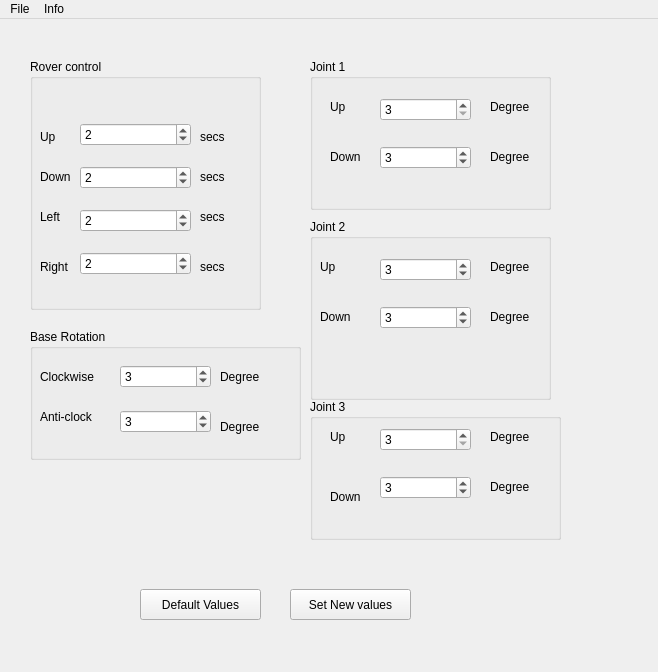
<?xml version="1.0" encoding="UTF-8"?>
<ui version="4.0">
 <class>AdvanceSettings</class>
 <widget class="QMainWindow" name="AdvanceSettings">
  <property name="geometry">
   <rect>
    <x>0</x>
    <y>0</y>
    <width>658</width>
    <height>672</height>
   </rect>
  </property>
  <property name="windowTitle">
   <string>Advanced Settings</string>
  </property>
  <widget class="QWidget" name="centralwidget">
   <widget class="QPushButton" name="set_button">
    <property name="geometry">
     <rect>
      <x>290</x>
      <y>570</y>
      <width>121</width>
      <height>31</height>
     </rect>
    </property>
    <property name="text">
     <string>Set New values</string>
    </property>
   </widget>
   <widget class="QPushButton" name="def_button">
    <property name="geometry">
     <rect>
      <x>140</x>
      <y>570</y>
      <width>121</width>
      <height>31</height>
     </rect>
    </property>
    <property name="text">
     <string>Default Values</string>
    </property>
   </widget>
   <widget class="QGroupBox" name="groupBox">
    <property name="geometry">
     <rect>
      <x>30</x>
      <y>40</y>
      <width>231</width>
      <height>251</height>
     </rect>
    </property>
    <property name="title">
     <string>Rover control </string>
    </property>
    <widget class="QWidget" name="verticalLayoutWidget">
     <property name="geometry">
      <rect>
       <x>50</x>
       <y>50</y>
       <width>111</width>
       <height>181</height>
      </rect>
     </property>
     <layout class="QVBoxLayout" name="verticalLayout">
      <item>
       <widget class="QSpinBox" name="rover_up">
        <property name="maximum">
         <number>60</number>
        </property>
        <property name="value">
         <number>2</number>
        </property>
       </widget>
      </item>
      <item>
       <widget class="QSpinBox" name="rover_down">
        <property name="value">
         <number>2</number>
        </property>
       </widget>
      </item>
      <item>
       <widget class="QSpinBox" name="rover_left">
        <property name="value">
         <number>2</number>
        </property>
       </widget>
      </item>
      <item>
       <widget class="QSpinBox" name="rover_right">
        <property name="maximum">
         <number>60</number>
        </property>
        <property name="value">
         <number>2</number>
        </property>
       </widget>
      </item>
     </layout>
    </widget>
    <widget class="QLabel" name="label">
     <property name="geometry">
      <rect>
       <x>10</x>
       <y>70</y>
       <width>53</width>
       <height>16</height>
      </rect>
     </property>
     <property name="text">
      <string>Up</string>
     </property>
    </widget>
    <widget class="QLabel" name="label_2">
     <property name="geometry">
      <rect>
       <x>10</x>
       <y>110</y>
       <width>53</width>
       <height>16</height>
      </rect>
     </property>
     <property name="text">
      <string>Down</string>
     </property>
    </widget>
    <widget class="QLabel" name="label_3">
     <property name="geometry">
      <rect>
       <x>10</x>
       <y>150</y>
       <width>53</width>
       <height>16</height>
      </rect>
     </property>
     <property name="text">
      <string>Left</string>
     </property>
    </widget>
    <widget class="QLabel" name="label_4">
     <property name="geometry">
      <rect>
       <x>10</x>
       <y>200</y>
       <width>53</width>
       <height>16</height>
      </rect>
     </property>
     <property name="text">
      <string>Right</string>
     </property>
    </widget>
    <widget class="QLabel" name="label_9">
     <property name="geometry">
      <rect>
       <x>170</x>
       <y>70</y>
       <width>53</width>
       <height>16</height>
      </rect>
     </property>
     <property name="text">
      <string>secs</string>
     </property>
    </widget>
    <widget class="QLabel" name="label_10">
     <property name="geometry">
      <rect>
       <x>170</x>
       <y>110</y>
       <width>53</width>
       <height>16</height>
      </rect>
     </property>
     <property name="text">
      <string>secs</string>
     </property>
    </widget>
    <widget class="QLabel" name="label_11">
     <property name="geometry">
      <rect>
       <x>170</x>
       <y>150</y>
       <width>53</width>
       <height>16</height>
      </rect>
     </property>
     <property name="text">
      <string>secs</string>
     </property>
    </widget>
    <widget class="QLabel" name="label_12">
     <property name="geometry">
      <rect>
       <x>170</x>
       <y>200</y>
       <width>53</width>
       <height>16</height>
      </rect>
     </property>
     <property name="text">
      <string>secs</string>
     </property>
    </widget>
   </widget>
   <widget class="QGroupBox" name="groupBox_2">
    <property name="geometry">
     <rect>
      <x>310</x>
      <y>40</y>
      <width>241</width>
      <height>151</height>
     </rect>
    </property>
    <property name="title">
     <string>Joint 1</string>
    </property>
    <widget class="QWidget" name="verticalLayoutWidget_2">
     <property name="geometry">
      <rect>
       <x>70</x>
       <y>20</y>
       <width>91</width>
       <height>111</height>
      </rect>
     </property>
     <layout class="QVBoxLayout" name="verticalLayout_2">
      <item>
       <widget class="QSpinBox" name="Joint1_up">
        <property name="minimum">
         <number>3</number>
        </property>
        <property name="maximum">
         <number>90</number>
        </property>
       </widget>
      </item>
      <item>
       <widget class="QSpinBox" name="Joint1_down">
        <property name="maximum">
         <number>90</number>
        </property>
        <property name="value">
         <number>3</number>
        </property>
       </widget>
      </item>
     </layout>
    </widget>
    <widget class="QLabel" name="label_5">
     <property name="geometry">
      <rect>
       <x>20</x>
       <y>40</y>
       <width>53</width>
       <height>16</height>
      </rect>
     </property>
     <property name="text">
      <string>Up</string>
     </property>
    </widget>
    <widget class="QLabel" name="label_6">
     <property name="geometry">
      <rect>
       <x>20</x>
       <y>90</y>
       <width>53</width>
       <height>16</height>
      </rect>
     </property>
     <property name="text">
      <string>Down</string>
     </property>
    </widget>
    <widget class="QLabel" name="label_7">
     <property name="geometry">
      <rect>
       <x>180</x>
       <y>40</y>
       <width>53</width>
       <height>16</height>
      </rect>
     </property>
     <property name="text">
      <string>Degree</string>
     </property>
    </widget>
    <widget class="QLabel" name="label_8">
     <property name="geometry">
      <rect>
       <x>180</x>
       <y>90</y>
       <width>53</width>
       <height>16</height>
      </rect>
     </property>
     <property name="text">
      <string>Degree</string>
     </property>
    </widget>
   </widget>
   <widget class="QGroupBox" name="groupBox_3">
    <property name="geometry">
     <rect>
      <x>310</x>
      <y>200</y>
      <width>241</width>
      <height>181</height>
     </rect>
    </property>
    <property name="title">
     <string>Joint 2</string>
    </property>
    <widget class="QLabel" name="label_13">
     <property name="geometry">
      <rect>
       <x>180</x>
       <y>40</y>
       <width>53</width>
       <height>16</height>
      </rect>
     </property>
     <property name="text">
      <string>Degree</string>
     </property>
    </widget>
    <widget class="QLabel" name="label_14">
     <property name="geometry">
      <rect>
       <x>180</x>
       <y>90</y>
       <width>53</width>
       <height>16</height>
      </rect>
     </property>
     <property name="text">
      <string>Degree</string>
     </property>
    </widget>
    <widget class="QWidget" name="verticalLayoutWidget_3">
     <property name="geometry">
      <rect>
       <x>70</x>
       <y>20</y>
       <width>91</width>
       <height>111</height>
      </rect>
     </property>
     <layout class="QVBoxLayout" name="verticalLayout_3">
      <item>
       <widget class="QSpinBox" name="Joint2_up">
        <property name="maximum">
         <number>90</number>
        </property>
        <property name="value">
         <number>3</number>
        </property>
       </widget>
      </item>
      <item>
       <widget class="QSpinBox" name="Joint2_down">
        <property name="maximum">
         <number>90</number>
        </property>
        <property name="value">
         <number>3</number>
        </property>
       </widget>
      </item>
     </layout>
    </widget>
    <widget class="QLabel" name="label_15">
     <property name="geometry">
      <rect>
       <x>10</x>
       <y>40</y>
       <width>53</width>
       <height>16</height>
      </rect>
     </property>
     <property name="text">
      <string>Up</string>
     </property>
    </widget>
    <widget class="QLabel" name="label_16">
     <property name="geometry">
      <rect>
       <x>10</x>
       <y>90</y>
       <width>53</width>
       <height>16</height>
      </rect>
     </property>
     <property name="text">
      <string>Down</string>
     </property>
    </widget>
   </widget>
   <widget class="QGroupBox" name="groupBox_4">
    <property name="geometry">
     <rect>
      <x>30</x>
      <y>310</y>
      <width>271</width>
      <height>131</height>
     </rect>
    </property>
    <property name="title">
     <string>Base Rotation</string>
    </property>
    <widget class="QLabel" name="label_17">
     <property name="geometry">
      <rect>
       <x>190</x>
       <y>40</y>
       <width>53</width>
       <height>16</height>
      </rect>
     </property>
     <property name="text">
      <string>Degree</string>
     </property>
    </widget>
    <widget class="QLabel" name="label_18">
     <property name="geometry">
      <rect>
       <x>190</x>
       <y>90</y>
       <width>53</width>
       <height>16</height>
      </rect>
     </property>
     <property name="text">
      <string>Degree</string>
     </property>
    </widget>
    <widget class="QWidget" name="verticalLayoutWidget_4">
     <property name="geometry">
      <rect>
       <x>90</x>
       <y>20</y>
       <width>91</width>
       <height>101</height>
      </rect>
     </property>
     <layout class="QVBoxLayout" name="verticalLayout_4">
      <item>
       <widget class="QSpinBox" name="Base_clockwise">
        <property name="maximum">
         <number>180</number>
        </property>
        <property name="value">
         <number>3</number>
        </property>
       </widget>
      </item>
      <item>
       <widget class="QSpinBox" name="Base_anti_clockwise">
        <property name="maximum">
         <number>180</number>
        </property>
        <property name="value">
         <number>3</number>
        </property>
       </widget>
      </item>
     </layout>
    </widget>
    <widget class="QLabel" name="label_19">
     <property name="geometry">
      <rect>
       <x>10</x>
       <y>40</y>
       <width>71</width>
       <height>16</height>
      </rect>
     </property>
     <property name="text">
      <string>Clockwise</string>
     </property>
    </widget>
    <widget class="QLabel" name="label_20">
     <property name="geometry">
      <rect>
       <x>10</x>
       <y>80</y>
       <width>71</width>
       <height>16</height>
      </rect>
     </property>
     <property name="text">
      <string>Anti-clock</string>
     </property>
    </widget>
   </widget>
   <widget class="QGroupBox" name="groupBox_5">
    <property name="geometry">
     <rect>
      <x>310</x>
      <y>380</y>
      <width>251</width>
      <height>141</height>
     </rect>
    </property>
    <property name="title">
     <string>Joint 3</string>
    </property>
    <widget class="QLabel" name="label_21">
     <property name="geometry">
      <rect>
       <x>20</x>
       <y>30</y>
       <width>41</width>
       <height>16</height>
      </rect>
     </property>
     <property name="text">
      <string>Up</string>
     </property>
    </widget>
    <widget class="QLabel" name="label_22">
     <property name="geometry">
      <rect>
       <x>20</x>
       <y>90</y>
       <width>41</width>
       <height>16</height>
      </rect>
     </property>
     <property name="text">
      <string>Down</string>
     </property>
    </widget>
    <widget class="QWidget" name="verticalLayoutWidget_5">
     <property name="geometry">
      <rect>
       <x>70</x>
       <y>10</y>
       <width>91</width>
       <height>111</height>
      </rect>
     </property>
     <layout class="QVBoxLayout" name="verticalLayout_5">
      <item>
       <widget class="QSpinBox" name="Joint3_up">
        <property name="minimum">
         <number>3</number>
        </property>
        <property name="maximum">
         <number>90</number>
        </property>
       </widget>
      </item>
      <item>
       <widget class="QSpinBox" name="Joint3_down">
        <property name="maximum">
         <number>90</number>
        </property>
        <property name="value">
         <number>3</number>
        </property>
       </widget>
      </item>
     </layout>
    </widget>
    <widget class="QLabel" name="label_24">
     <property name="geometry">
      <rect>
       <x>180</x>
       <y>30</y>
       <width>53</width>
       <height>16</height>
      </rect>
     </property>
     <property name="text">
      <string>Degree</string>
     </property>
    </widget>
    <widget class="QLabel" name="label_23">
     <property name="geometry">
      <rect>
       <x>180</x>
       <y>80</y>
       <width>53</width>
       <height>16</height>
      </rect>
     </property>
     <property name="text">
      <string>Degree</string>
     </property>
    </widget>
   </widget>
  </widget>
  <widget class="QMenuBar" name="menubar">
   <property name="geometry">
    <rect>
     <x>0</x>
     <y>0</y>
     <width>658</width>
     <height>23</height>
    </rect>
   </property>
   <widget class="QMenu" name="menuFile">
    <property name="title">
     <string>File</string>
    </property>
    <addaction name="actionExit"/>
   </widget>
   <widget class="QMenu" name="menuInfo">
    <property name="title">
     <string>Info</string>
    </property>
    <addaction name="actionHelp"/>
    <addaction name="actionAbout"/>
   </widget>
   <addaction name="menuFile"/>
   <addaction name="menuInfo"/>
  </widget>
  <action name="actionExit">
   <property name="text">
    <string>Exit</string>
   </property>
   <property name="shortcut">
    <string>Alt+X</string>
   </property>
  </action>
  <action name="actionHelp">
   <property name="text">
    <string>Help</string>
   </property>
  </action>
  <action name="actionAbout">
   <property name="text">
    <string>About</string>
   </property>
  </action>
 </widget>
 <resources/>
 <connections/>
</ui>
